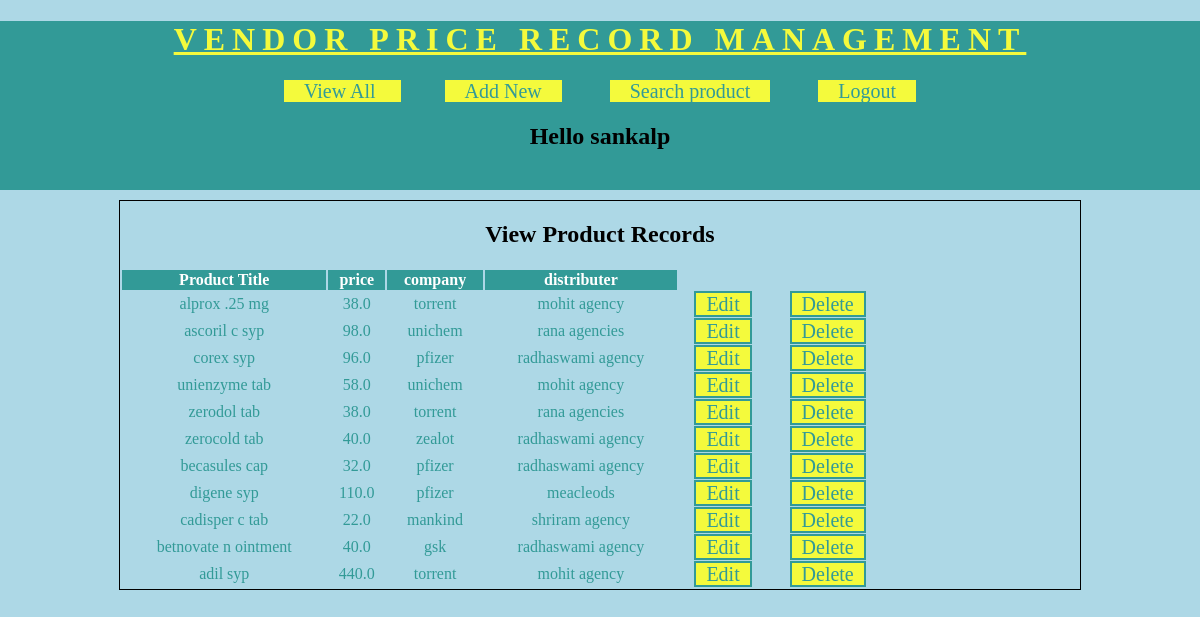
/BRMapp/view-products (signed in), run on the app's committed database.
### BRMapp/models.py (models this page shows)
class Product(models.Model):
    title=models.CharField(max_length=100)
    price=models.FloatField(max_length=100)
    company=models.CharField(max_length=100)
    distributer=models.CharField(max_length=100)

### BRMapp/views.py (the view)
# urls.py: url('view-products',views.viewProducts),
@login_required(login_url="/BRMapp/login/")
def viewProducts(request):
    products=models.Product.objects.all()
    username=request.session['username']
    res=render(request,'BRMapp/view_product.html',{'products':products,'username':username})
    return res

### templates/BRMapp/view_product.html (shortened to what this page needs)
<!DOCTYPE html>
{% load staticfiles %}
<html lang="en" dir="ltr">
  <head>
    <link rel="stylesheet" href="{% static '/css/BRMstyle.css' %}">
  </head>
  <body >
    <div id="header">
      <h1>VENDOR PRICE RECORD MANAGEMENT</h1>
      <div id="nav">
        <a href="/BRMapp/view-products">View All </a>
        <a href="/BRMapp/new-product">Add New</a>
        <a href="/BRMapp/search-product">Search product</a>
        <a href="/BRMapp/logout">Logout</a>
        </div>
        <h2>Hello {{request.session.username}}</h2>
      </div>
      <div id="main">
        <h2> View Product Records</h2>
        <table>
          <thead>
            <th>Product Title</th>
            <th>price</th>
            <th>company</th>
            <th>distributer</th>
            </thead>
              {% for product in products %}
          <tr>
            <td>{{product.title}}</td>
            <td>{{product.price}}</td>
            <td>{{product.company}}</td>
            <td>{{product.distributer}}</td>
            <td><a class="btn" href="/BRMapp/edit-product?productid={{product.id}}">Edit</a></td>
              <td><a class="btn" href="/BRMapp/delete-product?productid={{product.id}}">Delete</a></td>
            </tr>
              {% endfor %}
        </table>
        </div>
  </body>
</html>

### static/css/BRMstyle.css (style rules this page uses)
body { background-color:lightblue; margin:0px 0px 0px 0px; font-family:"calibri"; }
#header { background-color: #329A97; padding-bottom: 20px; text-align: center; text-decoration: none; }
#header h1 { text-align: center; color: #f4FA3C; text-decoration: underline; letter-spacing: 7px; }
#nav { width: 60%; margin:auto; }
#nav a { background-color: #f4FA3C; width: 150px; margin:20px; border:solid 2px #329A97; font-size: 20px; color: #329A97; padding-left: 20px; padding-right: 20px; text-decoration: none; }
#main { margin:auto; border:solid 1px black; width:80%; margin-top:10px; }
#main h2,#main form { text-align: center; }
#main table { text-align: center; color: #329A97; width: 80%; }
#main table th { color: white; background-color: #329A97; }
.btn { background-color: #f4FA3C; width: 150px; border:solid 2px #329A97; font-size: 20px; text-decoration: none; color: #329A97; padding-left:10px; padding-right:10px; }

### data on the page
Product: title "alprox .25 mg", price "38.0", company "torrent", distributer "mohit agency"
Product: title "ascoril c syp", price "98.0", company "unichem", distributer "rana agencies"
Product: title "corex syp", price "96.0", company "pfizer", distributer "radhaswami agency"
Product: title "unienzyme tab", price "58.0", company "unichem", distributer "mohit agency"
Product: title "zerodol tab", price "38.0", company "torrent", distributer "rana agencies"
Product: title "zerocold tab", price "40.0", company "zealot", distributer "radhaswami agency"
Product: title "becasules cap", price "32.0", company "pfizer", distributer "radhaswami agency"
Product: title "digene syp", price "110.0", company "pfizer", distributer "meacleods"
Product: title "cadisper c tab", price "22.0", company "mankind", distributer "shriram agency"
Product: title "betnovate n ointment", price "40.0", company "gsk", distributer "radhaswami agency"
Product: title "adil syp", price "440.0", company "torrent", distributer "mohit agency"

### other printed values
{{ request.session.username }} "sankalp"
